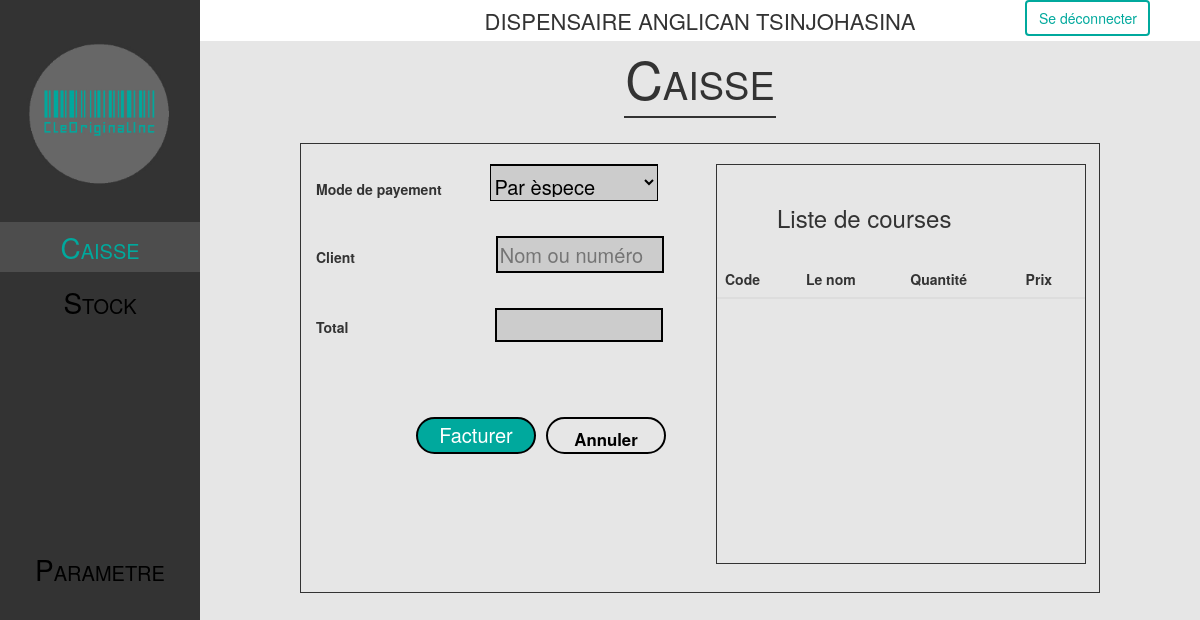
Page /caisse/facture.php?numero=278030 on the earlier database version.
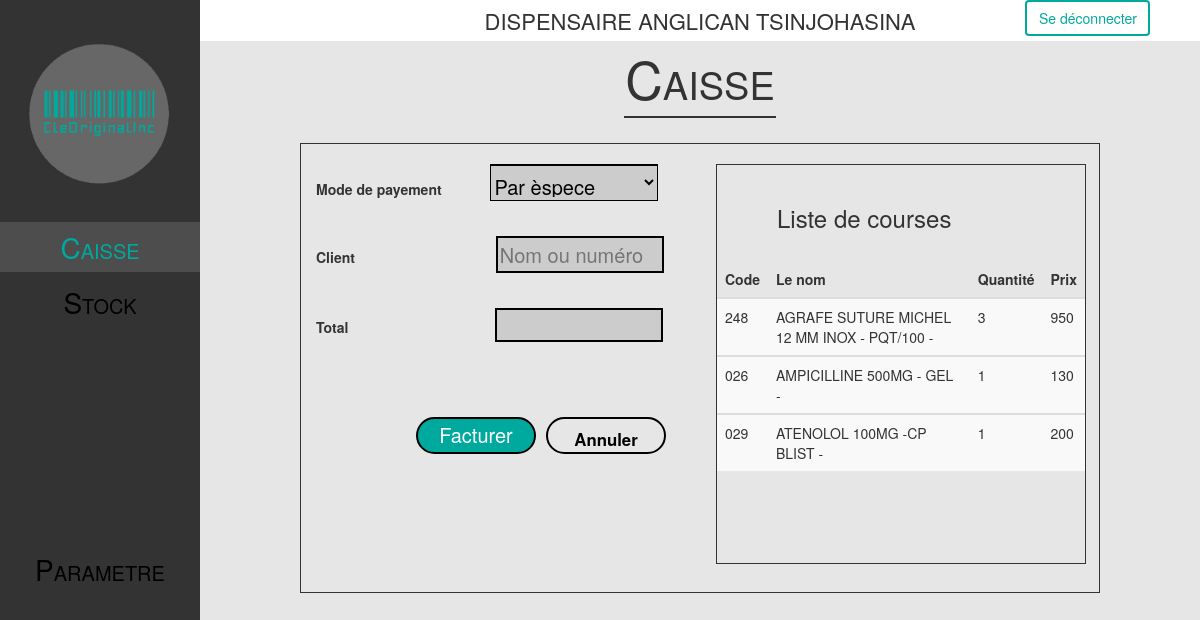
Same page on the later database version.
### tables this page shows
CREATE TABLE "tb_produit_vendu" (
	"id"	INTEGER,
	"numero"	int(11) NOT NULL,
	"codebare"	TEXT,
	"nom"	varchar(255),
	"quant"	int(11),
	"valeur"	NUMERIC,
	"date"	date,
	"benefice"	NUMERIC,
	PRIMARY KEY("id" AUTOINCREMENT)
);

### caisse/facture.php (the view, shortened to what this page needs)
<?php
$db = connect('../pharmacie.db');
$n = $_GET['numero'];
$sql = $db->prepare("SELECT * FROM tb_produit_vendu where numero = :n");
$sql->bindValue(':n', $n);
$sql->execute();
$item = $sql->fetchAll();
?>
<!DOCTYPE html>
<html lang="en">
<head>
  <link rel="stylesheet" type="text/css" href="css/style.css">
  <link rel="stylesheet" type="text/css" href="css/bootstrap.min.css">
</head>
<body>
  <content>
    <div id="Block1" class="col-md-2">
      <img class="logo" src="img/logo.png">
      <ul class="menu">
        <li class="active"><a href="index.php"><span class="c">C</span>AISSE</a></li>
        <li><a href="stock.php"><span class="c">S</span>TOCK</a></li>
        <li><a href="parametre.php"><span class="c">P</span>ARAMETRE</a></li>
      </ul>
    </div>
    <div id="Block2" class="col-md-10">
      <div class="bar" align="center">
        <table>
          <td>
            <p class="text">DISPENSAIRE ANGLICAN TSINJOHASINA</p>
          </td>
          <td><button class="btn btn-danger loggout"> <a href="../logout.php">Se déconnecter</a></button></td>
        </table>
      </div>
      <div class="title">
        <p class="titre"><span class="caisse">C</span>AISSE</p>
      </div>
      <div class="container-fluid">
        <div class="card1" style="width: 800px; height: 450px;">
          <form class="form-cliente" method="post" enctype="multipart/form-data" action="php/finir.php?numero=<?= $_GET['numero'] ?>&total=<?= $_GET['total'] ?>">
            <div class="col-md-12">
              <label class="frmp">Mode de payement
                <select class="arg" name="pagamento" <?php if (isset($_GET['mode'])) {
                                                        echo 'value=' . $_GET['mode'] . '';
                                                      } ?>>
                  <option value="argent">Par èspece</option>
                </select>
              </label>
              <label class="client">
                Client
                <input id="search" type="text" name="cliente" class="client1" placeholder="Nom ou numéro" required>
              </label>
              <label>Total
                <input type="text" name="total" class="total" value="<?php echo $_GET['total']; ?>" disabled></label>
              <br />
              <br />
              <br />
              <br />
              <button type="submit" name="finaliser" style="background-color:#00a99d;color: white;border-color: black;cursor: pointer;width: 120px;height: 37px;margin-left: 100px;margin-top: 10px"> Facturer</button>
              <a href='index.php?cancel=1&numero=<?= $n ?>&item=<?= json_encode($item) ?>' id="cancel"> <strong><big>Annuler</big></strong> </a>
          </form>
        </div>
        <div class="col-md-4">
          <div class="card" style="width: 370px; height: 400px;margin-top: 20px">
            <br />
            <h3 style="margin-left: 60px">Liste de courses</h3>
            <br>
            <table class="table table-striped" cellspacing="0" cellpadding="0">
              <thead>
                <tr>
                  <th>Code</th>
                  <th>Le nom</th>
                  <th>Quantité</th>
                  <th>Prix</th>
                </tr>
              </thead>
              <?php
              foreach ($item as $value) :
              ?>
                <tbody>
                  <tr>
                    <td><?php echo $value['codebare'] ?></td>
                    <td><?php echo $value['nom'] ?></td>
                    <td><?php echo $value['quant'] ?></td>
                    <td><?php echo $value['valeur'] ?></td>
                  <?php
                endforeach;
                  ?>
                  </tr>
                </tbody>
            </table>
          </div>
        </div>
        <br />
      </div>
    </div>
  </content>
</body>
</html>

### caisse/css/style.css (style rules this page uses)
* { -webkit-box-sizing: border-box; -moz-box-sizing: border-box; box-sizing: border-box; }
body { background: #e6e6e6; font-family: 'Roboto'; font-size: 14px; font-weight: initial; color: white; margin: 0; padding: 0; width: 100%; }
content { position: absolute; padding: 0; left: 0; right: 0; top: 0; height: 100%; }
.text { font-size: 22px; margin-bottom: 5px; margin-top: 5px; text-align: center; }
.bar { background: #fff; }
#Block1 { padding: 0; background: #333333; text-align: center; height: 100%; }
.logo { padding-top: 25px; width: 90%; }
.menu { padding: 0; margin-top: 15px; }
#Block1 > ul:nth-child(2) > li { list-style: none; margin-bottom: 5px; padding: 5px 0; }
#Block1 > ul:nth-child(2) > li> a { text-decoration: none; font-size: 20px; }
.menu > li:nth-child(1) > a:nth-child(1) { color: #00a99d; }
.menu > li:nth-child(2) > a:nth-child(1) { color: #000000; }
.menu > li:nth-child(1) { background: #4d4d4d; }
.menu > li:nth-child(3) { margin-top: 217px; }
.menu > li:nth-child(3) > a:nth-child(1) { color: #000000; }
#Block2 { height: 100%; padding: 0; display: flex; flex-direction: column; background: #e6e6e6; }
.title { text-align: center; display: flex; justify-content: center; }
.titre { font-size: 38px; border-bottom-width: 2px; border-bottom-style: solid; width: 152px; margin-bottom: -20px; }
select { background: #cccccc; border-top-width: 2px; border-style: double; border-color: black; font-size: 20px; width: 300px; padding-top: 5px; padding-bottom: 3px; }
input { margin-top: 30px; width: 300px; border-color: black; font-size: 20px; background: #cccccc; border-style: double; }
button { width: 125px; font-size: 20px; border-radius: 20px; border-style: solid; border-color: black; }
.c { font-size: 28px; }
.caisse { font-size: 52px; }
.card { border-style: solid; border-width: 1px; margin-left: 0px; }
.card1 { margin-top: 45px; border-width: 1px; border-style: solid; display: flex; }
.arg { width: 168px; height: 37px; margin-left: 44px; }
.client1 { width: 168px; height: 37px; margin-left: 137px; }
.total { margin-left: 143px; width: 168px; }
.form-cliente { width: 400px; }
.frmp { margin-top: 20px; }

### caisse/facture.php (style rules this page uses)
.loggout { position: absolute; right: 5%; top: 0%; border: 2px solid #00a99d; background-color: white; }
.loggout>a { color: #00a99d; text-decoration: none; }
#cancel { padding: 8px; text-decoration: none; color: black; margin: 10px; min-width: 120px; border: 2px solid black; position: absolute; border-radius: 30px; height: 37px; text-align: center; }

Differences in the rows shown:
added tb_produit_vendu: codebare "248", nom "AGRAFE SUTURE MICHEL 12 MM INOX - PQT/100 -", quant "3", valeur "950"
added tb_produit_vendu: codebare "026", nom "AMPICILLINE 500MG - GEL -", quant "1", valeur "130"
added tb_produit_vendu: codebare "029", nom "ATENOLOL 100MG -CP BLIST -", quant "1", valeur "200"
